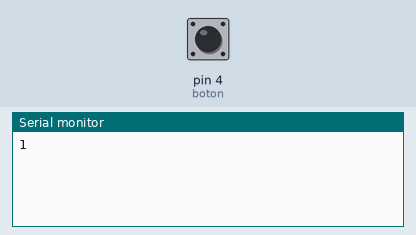
Recording of a sketch running on a simulated Arduino Uno, built with avr-gcc and run on an emulated ATmega328P. On the bench: the last lines printed to the serial monitor. The test bench sets the inputs (shaded band); at power-on: pin 4 (boton) HIGH.

Above: at 1.2 s.
1.3 s: pin 4 (boton) pulled LOW for 0.15 s
At 2.3 s:
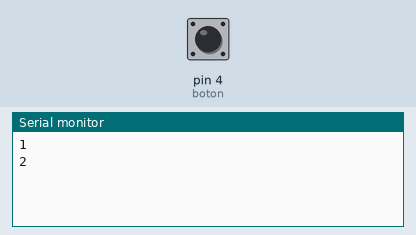
2.9 s: pin 4 (boton) pulled LOW for 1 s
At 4.8 s:
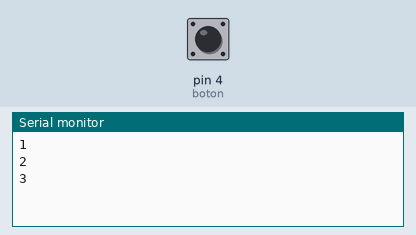
5.4 s: pin 4 (boton) pulled LOW for 0.15 s
At 6.6 s:
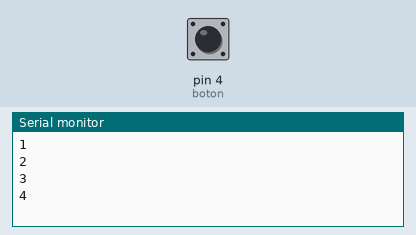
Timing chart, 0 to 8.4 s (numbered marks = the images above; inputs shaded):
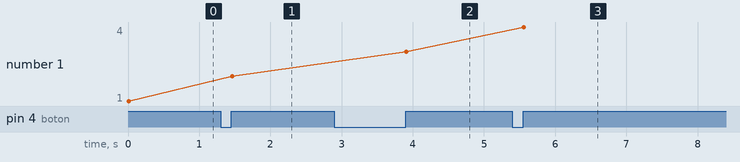

Measured:
- after the input at 1.3 s, the serial monitor: prints a new line after 0.16 s (image 1)
- after the input at 2.9 s, the serial monitor: prints a new line after 1.0 s (image 2)
- after the input at 5.4 s, the serial monitor: prints a new line after 0.16 s (image 3)
- plotted number 1: 1 → 2 after the input at 1.3 s, 2 → 3 after the input at 2.9 s, 3 → 4 after the input at 5.4 s

The sketch:

Antirrebotes_directo.ino
```cpp
const int boton = 4;          // boton conectado al p4
const int tiempoAntirebote = 10;

int cuenta = 0;
int estadoBoton;
int estadoBotonAnterior;


boolean antirebote (int pin){
  int contador = 0;
  boolean estado;      // guarda el estado del boton
  boolean estadoAnterior;  //guarda el ultimo estado del boton

do {
  estado = digitalRead (pin);
  if (estado != estadoAnterior) {  // compara el estado actual con el anterior
    contador = 0;       // reiniciamos el contador
    estadoAnterior = estado;
  }
  else {
    contador = contador + 1; // aumentamos el contador en 1
  }
  delay (1) ;
} while (contador < tiempoAntirebote);
return estado;
}
void setup() {
Serial.begin (9600);     //iniciamos la comunicacion serial
pinMode (boton, INPUT);   // declaramos el boton como entrada
}
void loop() {
estadoBoton = digitalRead(boton);   // leemos el estado del boton
if (estadoBoton != estadoBotonAnterior) { // si hay cambio con resspecto al estado anterior
if (antirebote(boton)) {     //checa si esta presionado y si lo esta
  cuenta++;                                                        //aumenta la cuenta
  Serial.println(cuenta);
}
}
estadoBotonAnterior= estadoBoton;    // guarda el estado del boton
}
```
